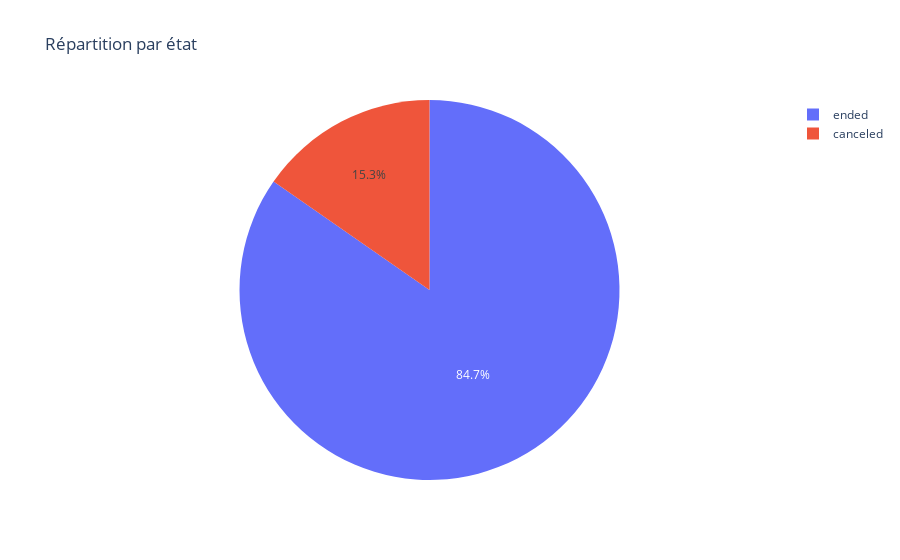

Write notebook code for a chart like this one.
### Markdown cell above
De nombreux manquants sur previous_ended_rental_id et time_delta_with_previous_rental_in_minutes sont dus au fait que le véhicule n’ait pas encore été reloué.

delay_at_checkout_in_minutes présente une forte disparitée et des valeurs aberrantes (ex. 71 084 min ≈ 49 jours, -22 433 min ≈ -15,6 jours) à filtrer.

25 % des retours sont en avance de 36 min. La moitier des retour ont un maximum de 9 min de retard, et cela monte jusqu'a 67 min pour 75% des retour. 

Pour time_delta_with_previous_rental_in_minutes, le temps moyen entre 2 locations est de 279 min (4h40). 25% des véhicules sont reloué en moins de 60 min et cela monte jusqu'a 720 min (12h)

### Code cell
fig = px.pie(df, names="state", title="Répartition par état")
fig.show()

### Figure 1 — Plotly figure (JSON) as saved in the notebook; plotly's stock layout.template omitted (floating-point values rounded to 4 significant figures; data arrays with more than 128 entries replaced by an {"elided": "..."} marker saying what was removed)
{"data": [{"domain": {"x": [0, 1], "y": [0, 1]}, "hovertemplate": "state=%{label}<extra></extra>", "labels": {"elided": "21310 str values"}, "legendgroup": "", "name": "", "showlegend": true, "type": "pie"}], "layout": {"legend": {"tracegroupgap": 0}, "title": {"text": "Répartition par état"}}}
